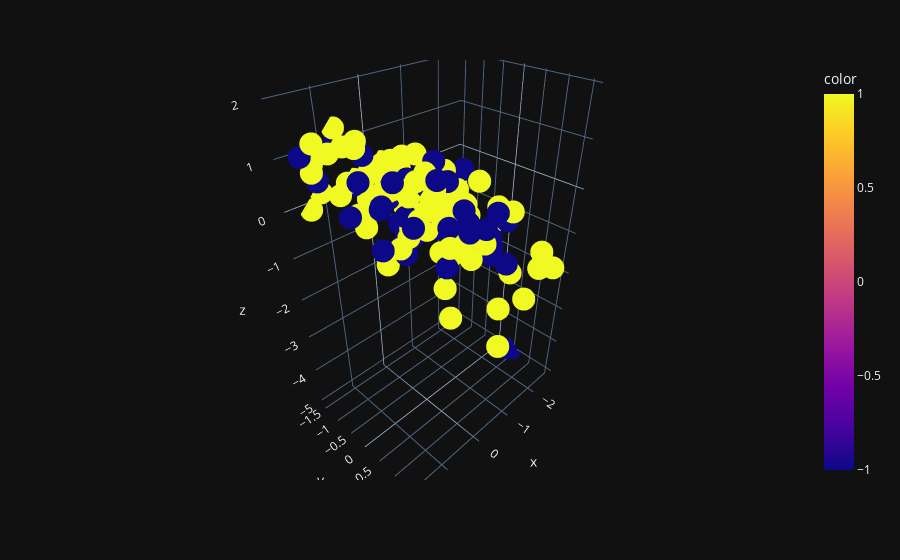

The notebook cell saved with this chart:
### Markdown cell above
## Part 1: Read in, Plot and Interpret Data (20 points)

Can you use other numeric features of a song to predict which mode (Major or Minor) the song is in? To simplify the problem, and visualize it, we will narrow our set of $x$ features to consist of ($x_1$: energy, $x_2$: key, and $x_3$: loudness). Spotify also allows you to download detailed information about songs in playlists (Unfortunately Spotify does not give that anymore :( ). Dr. Singhal is using last semester data and has done this for you, **scaled the data**, and stored them in his github. Run the first code cell below to read it into this jupyter notebook.

After reading in the data, use the `.scatter_3d()` function from `plotly.express` to plot:

- `x = 'energy'`
- `y = 'key'`
- `z = 'loudness'`
- `color = 'mode'`

This is a function I haven't shown you, so please take a look at the [documentation](https://plotly.com/python-api-reference/generated/plotly.express.scatter_3d).

Based on the plot, can you say if there is a 2D plane that will perfectly separate the Major (1) from the Minor (-1) mode songs? Do you think it would still be helpful to create a perceptron decision boundary to help predict if a song is in major or minor mode with these data?

**Note** that I've already scaled the data for you and added a bias term in the first column (aren't I nice!).

### Code cell
# subsets to only include features of interest and re-sets Mode to be 1 or -1 (was 1 or 0)
url = 'https://raw.githubusercontent.com/eaegerber/data/main/ds3000_spotify_scaled.csv'
df_spot_raw = pd.read_csv(url)
df_spot = df_spot_raw[["energy", "key", "loudness", "mode", "song_title", "artist_name"]]
pd.Series(df_spot['mode']).replace(0, -1, inplace=True)
df_spot.insert(loc=0, column='bias', value=1)
scale_columns = ["energy", "key", "loudness"]
for feat in scale_columns:
    df_spot[feat] = (df_spot[feat] - df_spot[feat].mean()) / df_spot[feat].std()

df_spot.head()

px.scatter_3d(x=df_spot['energy'],
              y=df_spot['key'],
              z=df_spot['loudness'],
              color=df_spot['mode'],)

### Figure 1 — Plotly figure (JSON) as saved in the notebook; plotly's stock layout.template omitted (floating-point values rounded to 4 significant figures; data arrays with more than 128 entries replaced by an {"elided": "..."} marker saying what was removed)
{"data": [{"hovertemplate": "x=%{x}<br>y=%{y}<br>z=%{z}<br>color=%{marker.color}<extra></extra>", "legendgroup": "", "marker": {"color": {"elided": "154 int values"}, "coloraxis": "coloraxis", "symbol": "circle"}, "mode": "markers", "name": "", "scene": "scene", "showlegend": false, "x": {"elided": "154 float values"}, "y": {"elided": "154 float values"}, "z": {"elided": "154 float values"}, "type": "scatter3d"}], "layout": {"scene": {"domain": {"x": [0.0, 1.0], "y": [0.0, 1.0]}, "xaxis": {"title": {"text": "x"}}, "yaxis": {"title": {"text": "y"}}, "zaxis": {"title": {"text": "z"}}}, "coloraxis": {"colorbar": {"title": {"text": "color"}}, "colorscale": [[0.0, "#0d0887"], [0.1111, "#46039f"], [0.2222, "#7201a8"], [0.3333, "#9c179e"], [0.4444, "#bd3786"], [0.5556, "#d8576b"], [0.6667, "#ed7953"], [0.7778, "#fb9f3a"], [0.8889, "#fdca26"], [1.0, "#f0f921"]]}, "legend": {"tracegroupgap": 0}, "margin": {"t": 60}}}
